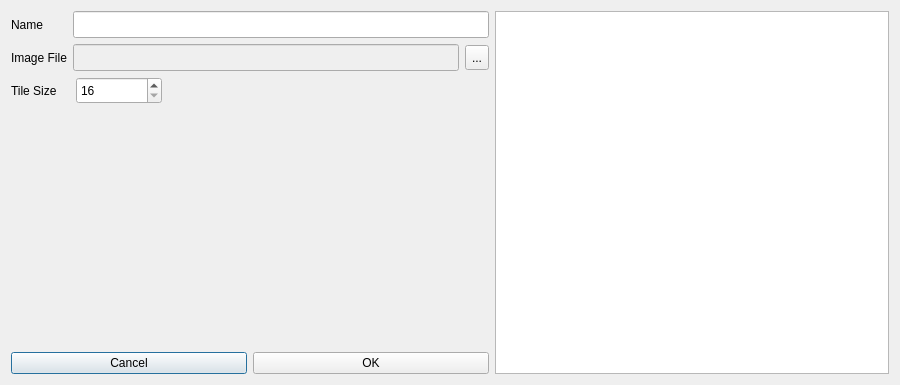
<?xml version="1.0" encoding="UTF-8"?>
<ui version="4.0">
 <class>NewTilesetDialog</class>
 <widget class="QDialog" name="NewTilesetDialog">
  <property name="geometry">
   <rect>
    <x>0</x>
    <y>0</y>
    <width>900</width>
    <height>385</height>
   </rect>
  </property>
  <property name="minimumSize">
   <size>
    <width>900</width>
    <height>385</height>
   </size>
  </property>
  <property name="maximumSize">
   <size>
    <width>900</width>
    <height>385</height>
   </size>
  </property>
  <property name="windowTitle">
   <string>Dialog</string>
  </property>
  <layout class="QFormLayout" name="formLayout_2">
   <item row="0" column="0" colspan="2">
    <layout class="QHBoxLayout" name="horizontalLayout_4">
     <item>
      <layout class="QFormLayout" name="formLayout">
       <property name="fieldGrowthPolicy">
        <enum>QFormLayout::AllNonFixedFieldsGrow</enum>
       </property>
       <item row="0" column="0">
        <layout class="QVBoxLayout" name="verticalLayout_5">
         <item>
          <layout class="QHBoxLayout" name="horizontalLayout_5">
           <item>
            <widget class="QLabel" name="label_4">
             <property name="maximumSize">
              <size>
               <width>70</width>
               <height>27</height>
              </size>
             </property>
             <property name="text">
              <string>Name</string>
             </property>
            </widget>
           </item>
           <item>
            <widget class="QLineEdit" name="nameEdit">
             <property name="minimumSize">
              <size>
               <width>416</width>
               <height>27</height>
              </size>
             </property>
             <property name="maximumSize">
              <size>
               <width>416</width>
               <height>27</height>
              </size>
             </property>
            </widget>
           </item>
          </layout>
         </item>
         <item>
          <layout class="QHBoxLayout" name="horizontalLayout_6">
           <item>
            <widget class="QLabel" name="label_5">
             <property name="maximumSize">
              <size>
               <width>70</width>
               <height>27</height>
              </size>
             </property>
             <property name="text">
              <string>Image File</string>
             </property>
            </widget>
           </item>
           <item>
            <widget class="QLineEdit" name="fileEdit">
             <property name="enabled">
              <bool>false</bool>
             </property>
             <property name="minimumSize">
              <size>
               <width>386</width>
               <height>27</height>
              </size>
             </property>
             <property name="maximumSize">
              <size>
               <width>386</width>
               <height>27</height>
              </size>
             </property>
            </widget>
           </item>
           <item>
            <widget class="QToolButton" name="buttonBrowse">
             <property name="maximumSize">
              <size>
               <width>24</width>
               <height>25</height>
              </size>
             </property>
             <property name="text">
              <string>...</string>
             </property>
            </widget>
           </item>
          </layout>
         </item>
        </layout>
       </item>
       <item row="2" column="0">
        <layout class="QHBoxLayout" name="horizontalLayout_7">
         <item>
          <widget class="QLabel" name="label_6">
           <property name="maximumSize">
            <size>
             <width>70</width>
             <height>27</height>
            </size>
           </property>
           <property name="text">
            <string>Tile Size    </string>
           </property>
          </widget>
         </item>
         <item>
          <widget class="QSpinBox" name="tilesizeEdit">
           <property name="minimumSize">
            <size>
             <width>86</width>
             <height>27</height>
            </size>
           </property>
           <property name="maximumSize">
            <size>
             <width>86</width>
             <height>27</height>
            </size>
           </property>
           <property name="minimum">
            <number>16</number>
           </property>
           <property name="maximum">
            <number>64</number>
           </property>
           <property name="singleStep">
            <number>16</number>
           </property>
          </widget>
         </item>
        </layout>
       </item>
       <item row="3" column="0" colspan="2">
        <spacer name="verticalSpacer_2">
         <property name="orientation">
          <enum>Qt::Vertical</enum>
         </property>
         <property name="sizeHint" stdset="0">
          <size>
           <width>20</width>
           <height>210</height>
          </size>
         </property>
        </spacer>
       </item>
       <item row="4" column="0" colspan="2">
        <layout class="QHBoxLayout" name="horizontalLayout_8">
         <item>
          <widget class="QPushButton" name="buttonCancel">
           <property name="minimumSize">
            <size>
             <width>196</width>
             <height>0</height>
            </size>
           </property>
           <property name="maximumSize">
            <size>
             <width>392</width>
             <height>27</height>
            </size>
           </property>
           <property name="text">
            <string>Cancel</string>
           </property>
          </widget>
         </item>
         <item>
          <widget class="QPushButton" name="buttonOK">
           <property name="maximumSize">
            <size>
             <width>392</width>
             <height>27</height>
            </size>
           </property>
           <property name="text">
            <string>OK</string>
           </property>
          </widget>
         </item>
        </layout>
       </item>
      </layout>
     </item>
     <item>
      <widget class="QGraphicsView" name="tileSetView">
       <property name="minimumSize">
        <size>
         <width>280</width>
         <height>232</height>
        </size>
       </property>
       <property name="maximumSize">
        <size>
         <width>5000</width>
         <height>5000</height>
        </size>
       </property>
      </widget>
     </item>
    </layout>
   </item>
  </layout>
 </widget>
 <resources/>
 <connections/>
</ui>
